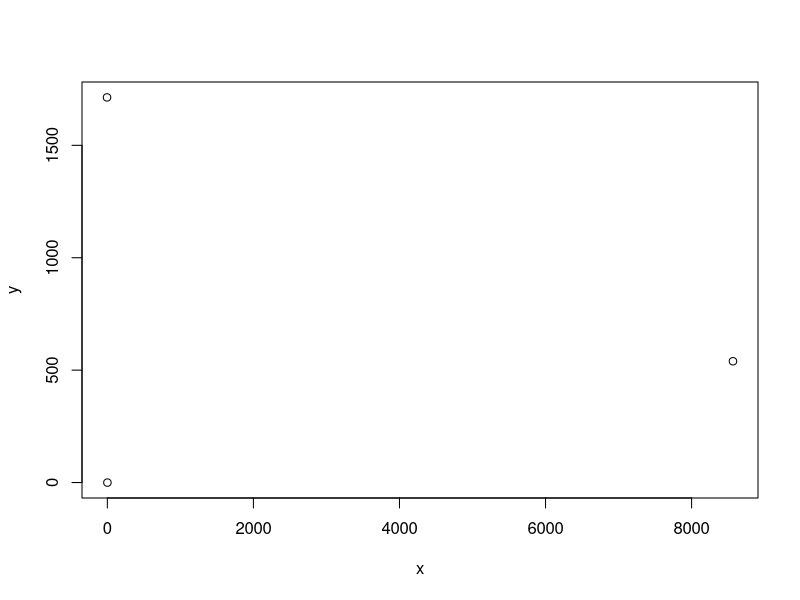

Here is the R script that generated this plot:
## ---- chunk 1
rain        <- c(10, 6, 7, 20L)
scaled_Rain <- 5 * rain
## ---- chunk 2
values <- seq(from = 1, to = 50, length = 9)
## ---- chunk 3
matrix <- matrix(values, nrow=3, ncol = 3, byrow = TRUE)
## ---- chunk 4
matrixA <- matrix(seq(from=1, to= 30, length = 6),
                  nrow=3, ncol=2,
                  byrow=F)
## ---- chunk 5
matrix %*% matrixA
## ---- chunk 6
leslie_matrix    <- matrix(c(0, 0, 600, 0.2, 0, 0, 0, 0.08, 0), nrow=3, byrow=TRUE)
initial_condition_year2000  <- c(rnorm(3, 10, 10))
second_condition_year2001   <- initial_condition_year2000

Leslie_output <- leslie_matrix %*% initial_condition_year2000
leslie_output1 <- leslie_matrix %*% Leslie_output

data <- data.frame(x=Leslie_output, y=leslie_output1)

plot(data)
